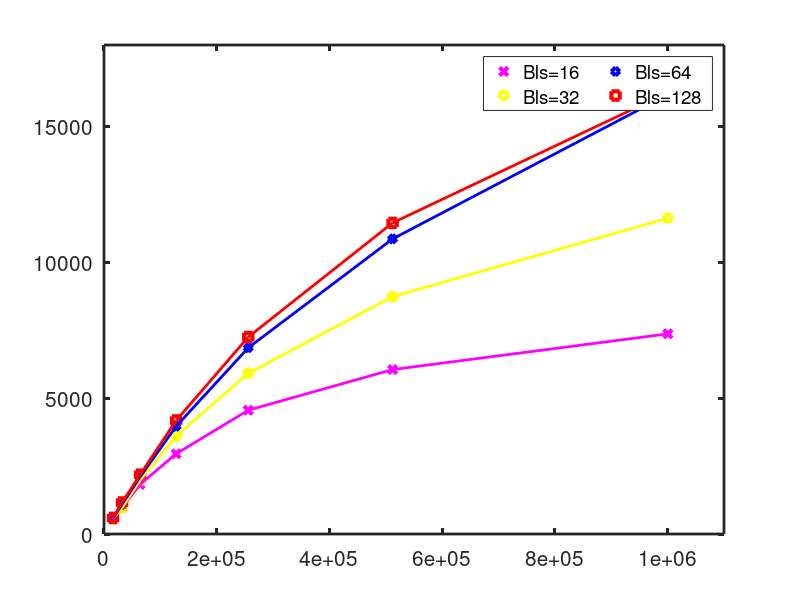
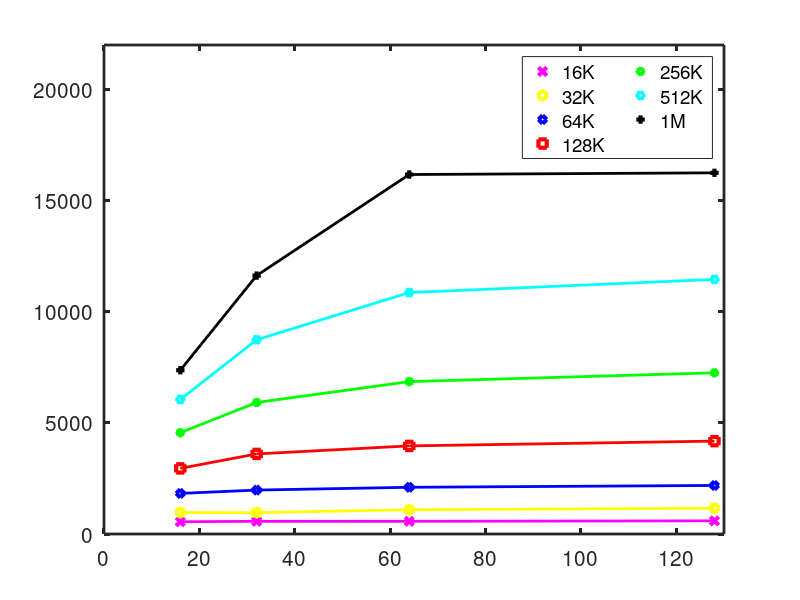

The MATLAB script that drew these images, in order:


NUMT = [16000,32000,64000,128000,256000,512000,1000448];
B1   = [551,968,1826,2952,4558,6053,7368];
B2   = [571,962,1976,3603,5917,8738,11626];
B3   = [571,1091,2102,3964,6855,10862,16173];
B4   = [592,1160,2184,4179,7252,11453,16249];
figure(1)
clf

plot(NUMT,B1,'x','LineWidth',3,'color','m')
hold on
plot(NUMT,B2,'o','LineWidth',3,'color','y')
plot(NUMT,B3,'d','LineWidth',3,'color','b')
plot(NUMT,B4,'s','LineWidth',3,'color','r')


plot(NUMT,B1,'Linewidth',2,'color','m')
plot(NUMT,B2,'LineWidth',2,'color','y')
plot(NUMT,B3,'LineWidth',2,'color','b')
plot(NUMT,B4,'LineWidth',2,'color','r')
set(gca,'FontSize',15)
set(gca,'linewidth',2)

legend('Bls=16','Bls=32','Bls=64','Bls=128')
legend('NumColumns',2)

leftaxis = 0;
rightaxis = 1100000;
upaxis = 18000;
downaxis = 0;

axis([leftaxis rightaxis downaxis upaxis])


BS   = [16,32,64,128];
N1   = [551,571,571,592];
N2   = [968,962,1091,1160];
N3   = [1826,1976,2102,2184];
N4   = [2952,3603,3964,4179];
N5   = [4558,5917,6855,7252];
N6   = [6053,8738,10862,11453];
N7   = [7368,11626,16173,16249];
figure(2)
clf
plot(BS,N1,'x','LineWidth',3,'color','m')
hold on
plot(BS,N2,'o','LineWidth',3,'color','y')
plot(BS,N3,'d','LineWidth',3,'color','b')
plot(BS,N4,'s','LineWidth',3,'color','r')
plot(BS,N5,'p','LineWidth',3,'color','g')
plot(BS,N6,'h','LineWidth',3,'color','c')
plot(BS,N7,'+','LineWidth',3,'color','k')

plot(BS,N1,'Linewidth',2,'color','m')
plot(BS,N2,'LineWidth',2,'color','y')
plot(BS,N3,'LineWidth',2,'color','b')
plot(BS,N4,'LineWidth',2,'color','r')
plot(BS,N5,'LineWidth',2,'color','g')
plot(BS,N6,'LineWidth',2,'color','c')
plot(BS,N7,'LineWidth',2,'color','k')


set(gca,'FontSize',15)
set(gca,'linewidth',2)

legend('16K','32K','64K','128K','256K','512K','1M')
legend('NumColumns',2)

leftaxis = 0;
rightaxis = 130;
upaxis = 22000;
downaxis = 0;

axis([leftaxis rightaxis downaxis upaxis])

